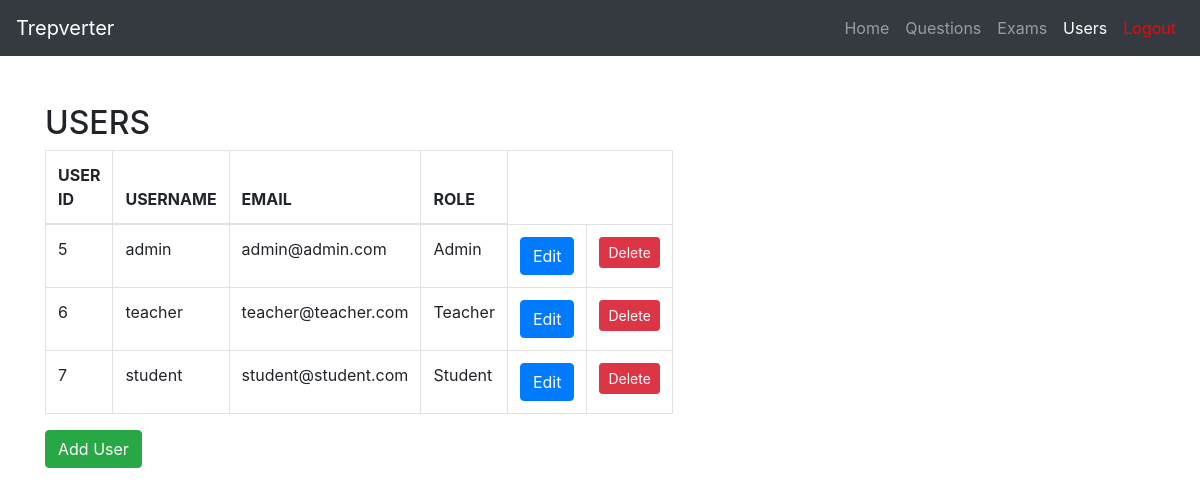
Before: /users (signed in) with the older database file.
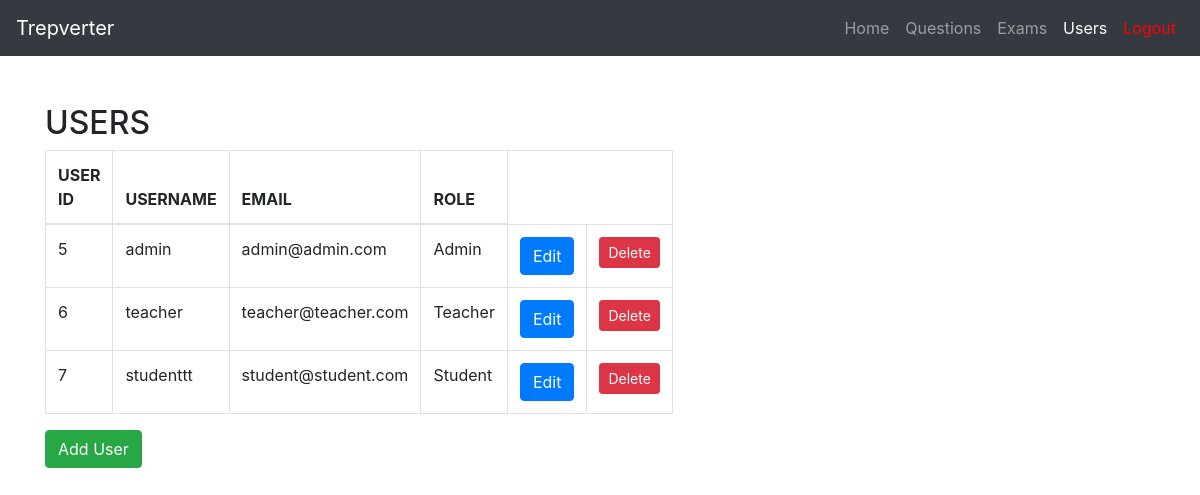
After: the same page with the newer database file.
### tables this page shows
CREATE TABLE users (
	id INTEGER NOT NULL, 
	username VARCHAR(64) NOT NULL, 
	email VARCHAR(64) NOT NULL, 
	password VARCHAR NOT NULL, 
	first_access BOOLEAN NOT NULL, 
	role_id INTEGER, 
	PRIMARY KEY (id), 
	FOREIGN KEY(role_id) REFERENCES roles (id)
);

CREATE TABLE roles (
	id INTEGER NOT NULL, 
	name VARCHAR(64) NOT NULL, 
	PRIMARY KEY (id), 
	UNIQUE (name)
);

### views/main.py (the view)
@main.route('/users', methods=['GET', 'POST'])
@login_required
@admin_login_required()
def users():
    from models.entities import User
    from forms import SignupForm
    all_users = User.show_all()
    form = SignupForm()
    if form.validate_on_submit():
        from models.auth import auth_signup
        return auth_signup()
    return render_template('users.html', users=all_users, form=form)

### app.py (called while the page is built)
@login_manager.user_loader
def load_user(user_id):
    from models.entities import User
    return User.query.get(int(user_id))

### login_required.py (called while the page is built)
def admin_login_required():
    def decorator(view_func):
        from functools import wraps
        @wraps(view_func)
        def wrapper(*args, **kwargs):
            if current_user.is_authenticated and str(current_user.role) == 'Admin':
                return view_func(*args, **kwargs)
            else:
                flash("You don't have permission to access this page")
                return redirect(url_for('main.index'))
        return wrapper
    return decorator

### models/entities.py (called while the page is built)
    def __repr__(self):
        return f'{self.name}'

    @staticmethod
    def show_all():
        return User.query.all()

### templates/users.html (shortened to what this page needs)
{% import "bootstrap/wtf.html" as wtf %}
<!DOCTYPE html>
<html lang="en">
<head>
  <link rel="stylesheet" href="https://cdn.jsdelivr.net/npm/bootstrap@4.0.0/dist/css/bootstrap.min.css">
</head>
<body>
  <nav class="navbar navbar-expand-lg navbar-dark bg-dark">
    <a class="navbar-brand" href="#">Trepverter</a>
    <div class="collapse navbar-collapse" id="navbarNav">
      <ul class="navbar-nav ml-auto">
        <li class="nav-item">
          <a class="nav-link" href="{{url_for('main.index')}}">Home</a>
        </li>
        <li class="nav-item">
            <a class="nav-link" href="{{url_for('main.questions')}}">Questions</a>
          </li>
        <li class="nav-item">
          <a class="nav-link" href="{{url_for('main.exams')}}">Exams</a>
        </li>
        <li class="nav-item active">
            <a class="nav-link" href="{{url_for('main.users')}}">Users</a>
          </li>
        <li class="nav-item">
          <a class="nav-link" style = "color: red" href="{{url_for('auth.logout')}}">Logout</a>
        </li>
      </ul>
    </div>
  </nav>
  <div class="container mt-5">
    <div class="row">
      <div class="col-md-6">
        <h2>USERS</h2>
        <table class="table table-bordered table-hover">
            <thead>
                <tr>
                    <th scope="col">USER ID</th>
                    <th scope="col">USERNAME</th>
                    <th scope="col">EMAIL</th>
                    <th scope="col">ROLE</th>
                </tr>
            </thead>
            <tbody>
            {% for user in users %}
                <tr>
                    <td>{{user.id}}</td>
                    <td>{{user.username}}</td>
                    <td>{{user.email}}</td>
                    <td>{{user.role}}</td>
                    <td><button type="button" onclick="location.href='users/{{user.id}}'" class="btn btn-primary">Edit</button></td>
                    <td><button data-toggle="modal" data-target="#deleteModal" class="btn btn-sm btn-danger" data-user-id="{{ user.id }}">Delete</button></td>
                </tr>
            {% endfor %}
            </tbody>
        </table>
        <button type="button" class="btn btn-success" data-toggle="modal" data-target="#exampleModal">
          Add User
        </button>
      </div>
    </div>
  </div>

Changed rows visible on the page:
changed users "student@student.com": username "student" → "studenttt"
